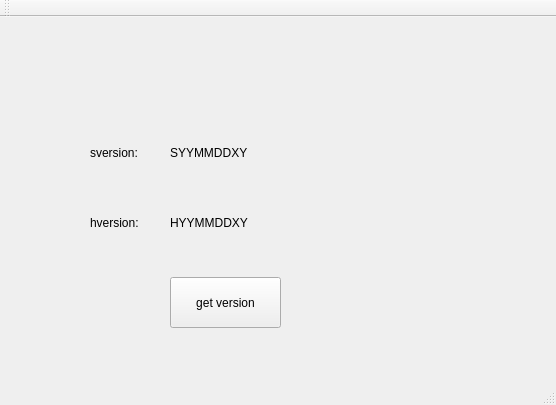
<?xml version="1.0" encoding="UTF-8"?>
<ui version="4.0">
 <class>MainWindow</class>
 <widget class="QMainWindow" name="MainWindow">
  <property name="geometry">
   <rect>
    <x>0</x>
    <y>0</y>
    <width>556</width>
    <height>405</height>
   </rect>
  </property>
  <property name="windowTitle">
   <string>MainWindow</string>
  </property>
  <widget class="QWidget" name="centralWidget">
   <widget class="QPushButton" name="getVerPtn">
    <property name="geometry">
     <rect>
      <x>170</x>
      <y>260</y>
      <width>111</width>
      <height>51</height>
     </rect>
    </property>
    <property name="text">
     <string>get version</string>
    </property>
   </widget>
   <widget class="QLabel" name="sversionLabel">
    <property name="geometry">
     <rect>
      <x>90</x>
      <y>120</y>
      <width>81</width>
      <height>31</height>
     </rect>
    </property>
    <property name="text">
     <string>sversion:</string>
    </property>
   </widget>
   <widget class="QLabel" name="hversionLabel">
    <property name="geometry">
     <rect>
      <x>90</x>
      <y>190</y>
      <width>81</width>
      <height>31</height>
     </rect>
    </property>
    <property name="text">
     <string>hversion:</string>
    </property>
   </widget>
   <widget class="QLabel" name="sversioninfo">
    <property name="geometry">
     <rect>
      <x>170</x>
      <y>110</y>
      <width>161</width>
      <height>51</height>
     </rect>
    </property>
    <property name="text">
     <string>SYYMMDDXY</string>
    </property>
   </widget>
   <widget class="QLabel" name="hversioninfo">
    <property name="geometry">
     <rect>
      <x>170</x>
      <y>180</y>
      <width>161</width>
      <height>51</height>
     </rect>
    </property>
    <property name="text">
     <string>HYYMMDDXY</string>
    </property>
   </widget>
  </widget>
  <widget class="QMenuBar" name="menuBar">
   <property name="geometry">
    <rect>
     <x>0</x>
     <y>0</y>
     <width>556</width>
     <height>25</height>
    </rect>
   </property>
  </widget>
  <widget class="QToolBar" name="mainToolBar">
   <attribute name="toolBarArea">
    <enum>TopToolBarArea</enum>
   </attribute>
   <attribute name="toolBarBreak">
    <bool>false</bool>
   </attribute>
  </widget>
  <widget class="QStatusBar" name="statusBar"/>
 </widget>
 <layoutdefault spacing="6" margin="11"/>
 <resources/>
 <connections/>
</ui>
